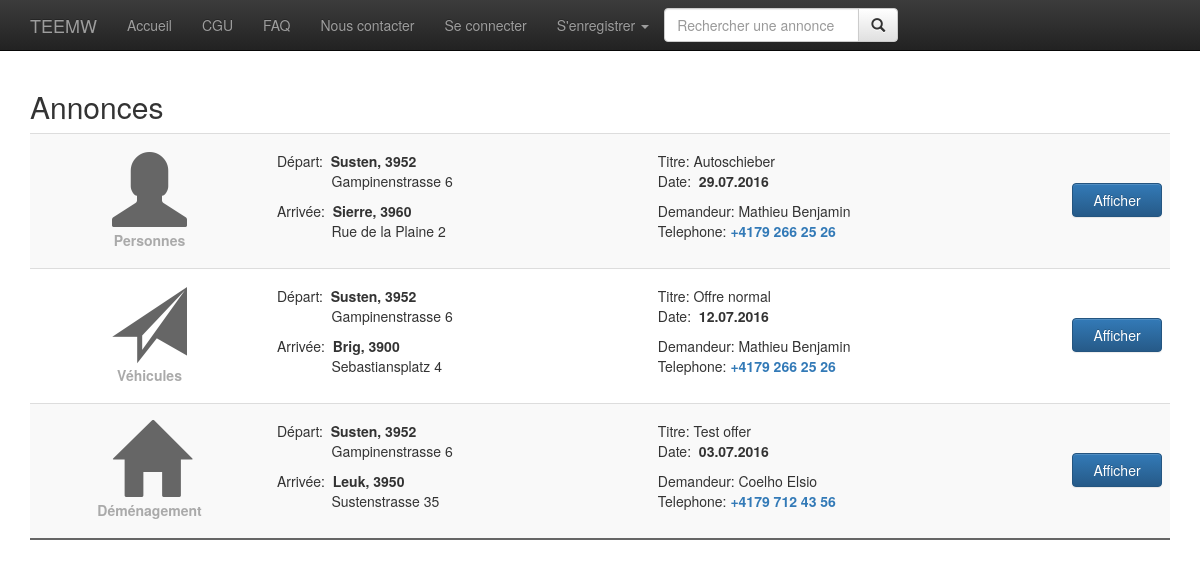
Screenshot of /index.php/demand with the database file from the repository.
### tables this page shows
CREATE TABLE `offer` (
  `id` int(11) NOT NULL,
  `user_id` int(11) DEFAULT NULL,
  `offer` varchar(100) DEFAULT NULL,
  `start_street` varchar(200) NOT NULL,
  `start_zip_code` int(4) NOT NULL,
  `start_place` varchar(200) NOT NULL,
  `destination_street` varchar(200) NOT NULL,
  `destination_zip_code` int(4) NOT NULL,
  `destination_place` varchar(200) NOT NULL,
  `description` text NOT NULL,
  `offer_type` varchar(4) NOT NULL,
  `fields` text NOT NULL,
  `date` date NOT NULL,
  `state` int(4) NOT NULL DEFAULT '1'
);

CREATE TABLE `users` (
  `id` int(11) NOT NULL,
  `username` varchar(50) NOT NULL,
  `password` varchar(255) NOT NULL,
  `email` varchar(100) NOT NULL,
  `tel` varchar(100) NOT NULL,
  `first_name` varchar(100) NOT NULL,
  `last_name` varchar(100) NOT NULL,
  `address` varchar(200) NOT NULL,
  `zip_code` int(8) NOT NULL,
  `street` varchar(100) NOT NULL,
  `activated` tinyint(1) NOT NULL DEFAULT '1',
  `banned` tinyint(1) NOT NULL DEFAULT '0',
  `ban_reason` varchar(255) DEFAULT NULL,
  `new_password_key` varchar(50) DEFAULT NULL,
  `new_password_requested` datetime DEFAULT NULL,
  `new_email` varchar(100) DEFAULT NULL,
  `new_email_key` varchar(50) DEFAULT NULL,
  `last_ip` varchar(40) NOT NULL,
  `last_login` datetime NOT NULL DEFAULT '0000-00-00 00:00:00',
  `created` datetime NOT NULL DEFAULT '0000-00-00 00:00:00',
  `modified` timestamp NOT NULL DEFAULT CURRENT_TIMESTAMP ON UPDATE CURRENT_TIMESTAMP
);

### application/core/MY_Loader.php (called while the page is built, shortened)
<?php  if ( ! defined('BASEPATH')) exit('No direct script access allowed');
class MY_Loader extends CI_Loader {
	var $template;
	function view($view, $vars = array(), $return = FALSE) {
		$CI =& get_instance();
		$vars['content_view'] = $view;
		$vars['is_logged'] = $CI->tank_auth->is_logged_in();
		if ($this->template !== FALSE) {
			return parent::view('../template/'.$this->template, $vars, $return);
		}
		return $this->basic_view($view, $vars, $return);
	}
	function basic_view($view, $vars = array(), $return = FALSE) {
		return parent::view($view, $vars, $return);
	}
	function _load_template() {
		$this->template = 'default';
	}
}

### application/controllers/Demand.php (called while the page is built, shortened)
<?php
class Demand extends MY_Controller {
	public function index()
	{
		$offer_result = $this->offer_model->get_offer_list();
		$data['offer_list'] = $offer_result;
		foreach ($data['offer_list'] as &$offer) {
			$offer->user = $this->users->get_user_by_id($offer->user_id);
			$offer->date = date('d.m.Y', strtotime($offer->date));
		}
		$this->load->view('demand/demand_list',$data);
	}
}

### index.php (called while the page is built, shortened)
<?php
require_once BASEPATH.'core/CodeIgniter.php';

### application/models/Offer_model.php (called while the page is built, shortened)
<?php if (!defined('BASEPATH')) exit('No direct script access allowed');
class Offer_model extends CI_Model
{
	function get_offer_list()
	{
		$this->db->select('*');
		$this->db->from('offer');
		$this->db->order_by('date', 'DESC');
		$query=$this->db->get();
		$result = $query->result();
		return $result;
	}
}

### application/models/tank_auth/Users.php (called while the page is built, shortened)
<?php if (!defined('BASEPATH')) exit('No direct script access allowed');
class Users extends CI_Model
{
	private $table_name			= 'users';
	function __construct()
	{
		$ci =& get_instance();
		$this->table_name			= $ci->config->item('db_table_prefix', 'tank_auth').$this->table_name;
	}
	function get_user_by_id($user_id)
	{
		$this->db->where('id', $user_id);
		$query = $this->db->get($this->table_name);
		if ($query->num_rows() == 1) return $query->row();
		return NULL;
	}
}

### application/views/demand/demand_list.php (the view, shortened to what this page needs)
<div class="col-md-1"></div>
	<h2>Annonces</h2>
<table class="table table-hover table-striped" style="border-bottom: 2px solid #666">
  <tbody>
  <?php for ($i = 0; $i < count($offer_list); ++$i) {
    ?>
    <tr>
      <td>
          <p>
          <?php
            switch ($offer_list[$i]->offer_type) {
              case 'dem':
                  echo '<center><span style="font-size: 75px; color: #666" class="glyphicon glyphicon-home" aria-hidden="true"></span><br><strong style="color: #AAA">Déménagement</strong></center>';
                break;
              case 'veh':
                  echo '<center><span style="font-size: 75px; color: #666" class="glyphicon glyphicon-send" aria-hidden="true"></span><br><strong style="color: #AAA">Véhicules</strong></center>';
                break;
              case 'per':
                  echo '<center><span style="font-size: 75px; color: #666" class="glyphicon glyphicon-user" aria-hidden="true"></span><br><strong style="color: #AAA">Personnes</strong></center>';
                break;
            }
           ?>
        </p>
      </td>
      <td style="vertical-align: middle;">
        <p>
          Départ:&nbsp;&nbsp;<strong><?php echo $offer_list[$i]->start_place.", ".$offer_list[$i]->start_zip_code; ?></strong><br>
          <?php echo $offer_list[$i]->start_street; ?>
        </p>
        <p>
          Arrivée:&nbsp;&nbsp;<strong><?php echo $offer_list[$i]->destination_place.", ".$offer_list[$i]->destination_zip_code; ?></strong><br>
          <?php echo $offer_list[$i]->destination_street; ?>
        </p>
      </td>
      <td style="vertical-align: middle;">
        <p>
          Titre:&nbsp;<?php echo $offer_list[$i]->offer; ?><br>
          Date:&nbsp;&nbsp;<strong><?php echo $offer_list[$i]->date; ?></strong>
        </p>
        <p>
          Demandeur:&nbsp;<?php echo $offer_list[$i]->user->last_name." ".$offer_list[$i]->user->first_name; ?><br>
          Telephone:&nbsp;<a href="tel:<?php echo $offer_list[$i]->user->tel; ?>"><strong><?php echo $offer_list[$i]->user->tel; ?></a></strong>
        </p>
      </td>
      <td style="vertical-align: middle; width: 100px">
        <p style="margin-bottom: 2px"><a style="width: 90px; display: inline-block; text-align: center" class="btn btn-primary" href="<?php echo base_url() ?>demand/get_offer/<?php echo $offer_list[$i]->id; ?>">Afficher</a></p>
      </td>
    </tr>
  <?php } ?>
  </tbody>
</table>

### application/template/default.php (shortened to what this page needs)
?><!DOCTYPE html>
<html lang="en">
  <head>
		<link rel="stylesheet" href="https://maxcdn.bootstrapcdn.com/bootstrap/3.3.6/css/bootstrap.min.css">
		<link rel="stylesheet" href="https://maxcdn.bootstrapcdn.com/bootstrap/3.3.6/css/bootstrap-theme.min.css">
    <link id="bsdp-css" href="<?php echo base_url(); ?>addons/datepicker/css/bootstrap-datepicker3.min.css" rel="stylesheet">
		<link rel="stylesheet" href="<?php echo base_url(); ?>css/default.css">
	</head>
    <body role="document">
    <nav class="navbar navbar-inverse navbar-fixed-top">
      <div class="container">
        <div class="navbar-header">
          <a class="navbar-brand" href="#">TEEMW</a>
        </div>
        <div id="navbar" class="navbar-collapse collapse">
          <ul class="nav navbar-nav">
            <?php
            $class = $this->router->fetch_class();
            $method = $this->router->fetch_method();
            ?>
              <li <?php if ($class == 'landing_page') {
                echo 'class="active"';
              }?>><a href="/teemw/index.php"><?php echo lang('home') ?></a></li>
              <li <?php if ($class == 'Cgv') {
                echo 'class="active"';
              }?>><a href="/teemw/index.php/Cgv/">CGU</a></li>
              <li <?php if ($class == 'Faq') {
                echo 'class="active"';
              }?>><a href="/teemw/index.php/Faq/">FAQ</a></li>
              <li <?php if ($class == 'Contact') {
                echo 'class="active"';
              }?>><a href="/teemw/index.php/Contact/">Nous contacter</a></li>
            <?php
            if ($is_logged) {
            ?>
              <li <?php if ($class == 'demand' && $method == 'create_offer') {
                echo 'class="active"';
              }?>><a href="/teemw/index.php/demand/create_offer"><?php echo lang('ask_transport') ?></a></li>
              <li class="dropdown <?php if ($class == 'auth' && ($method == 'change_userdata')) {
                echo 'active';
              }?>">
              <li <?php if ($class == 'demand' && ($method == 'index' || $method == 'get_offer' || $method == 'edit_offer')) {
                echo 'class="active"';
              }?>><a href="/teemw/index.php/demand/index"><?php echo lang('ads') ?></a></li>
              <li class="dropdown <?php if ($class == 'auth' && ($method == 'change_userdata')) {
                echo 'active';
              }?>">
                <a href="#" class="dropdown-toggle" data-toggle="dropdown" role="button" aria-haspopup="true" aria-expanded="false"><span class="glyphicon glyphicon-user"></span><?php echo lang('user') ?><span class="caret"></span></a>
                <ul class="dropdown-menu">
                  <li <?php if ($class == 'auth' && $method == 'change_userdata') {
                    echo 'class="active"';
                  }?>><a href="/teemw/index.php/auth/change_userdata"><?php echo lang('modify') ?></a></li>
                    <li><a href="/teemw/index.php/auth/logout"><?php echo lang('logout') ?></a></li>
                </ul>
              </li>
            <?php
            }
            else {
            ?>
              <li <?php if ($class == 'auth' && $method == 'login') {
                echo 'class="active"';
              }?>><a href="/teemw/index.php/auth/"><?php echo lang('login') ?></a></li>
              <li class="dropdown <?php if ($class == 'auth' && ($method == 'register' || $method == 'register_transp')) {
                echo 'active';
              }?>">
                <a href="#" class="dropdown-toggle" data-toggle="dropdown" role="button" aria-haspopup="true" aria-expanded="false"><?php echo lang('register') ?><span class="caret"></span></a>
              </li>
            <?php
            }
            ?>
          </ul>
          <form class="navbar-form" role="search">
            <div class="input-group">
                <input type="text" class="form-control" placeholder="<?php echo lang('search_ads') ?>" name="q">
                <div class="input-group-btn">
                    <button class="btn btn-default" type="submit"><i class="glyphicon glyphicon-search"></i></button>
                </div>
            </div>
          </form>
        </div>
      </div>
    </nav>
    <div class="container theme-showcase" role="main" style="padding-top: 70px">
      <?php  $this->load->basic_view($content_view); ?>
    </div>
  </body>
</html>

### rows the page displays
offer: offer_type "per" (drawn), start_place "Susten", start_zip_code "3952", start_street "Gampinenstrasse 6", destination_place "Sierre", destination_zip_code "3960", destination_street "Rue de la Plaine 2", offer "Autoschieber", date "29.07.2016", user.last_name "Mathieu", user.first_name "Benjamin", user.tel "+4179 266 25 26"
offer: offer_type "veh" (drawn), start_place "Susten", start_zip_code "3952", start_street "Gampinenstrasse 6", destination_place "Brig", destination_zip_code "3900", destination_street "Sebastiansplatz 4", offer "Offre normal", date "12.07.2016", user.last_name "Mathieu", user.first_name "Benjamin", user.tel "+4179 266 25 26"
offer: offer_type "dem" (drawn), start_place "Susten", start_zip_code "3952", start_street "Gampinenstrasse 6", destination_place "Leuk", destination_zip_code "3950", destination_street "Sustenstrasse 35", offer "Test offer", date "03.07.2016", user.last_name "Coelho", user.first_name "Elsio", user.tel "+4179 712 43 56"

### other values shown
lang('home') "Accueil"
lang('login') "Se connecter"
lang('register') "S'enregistrer"
